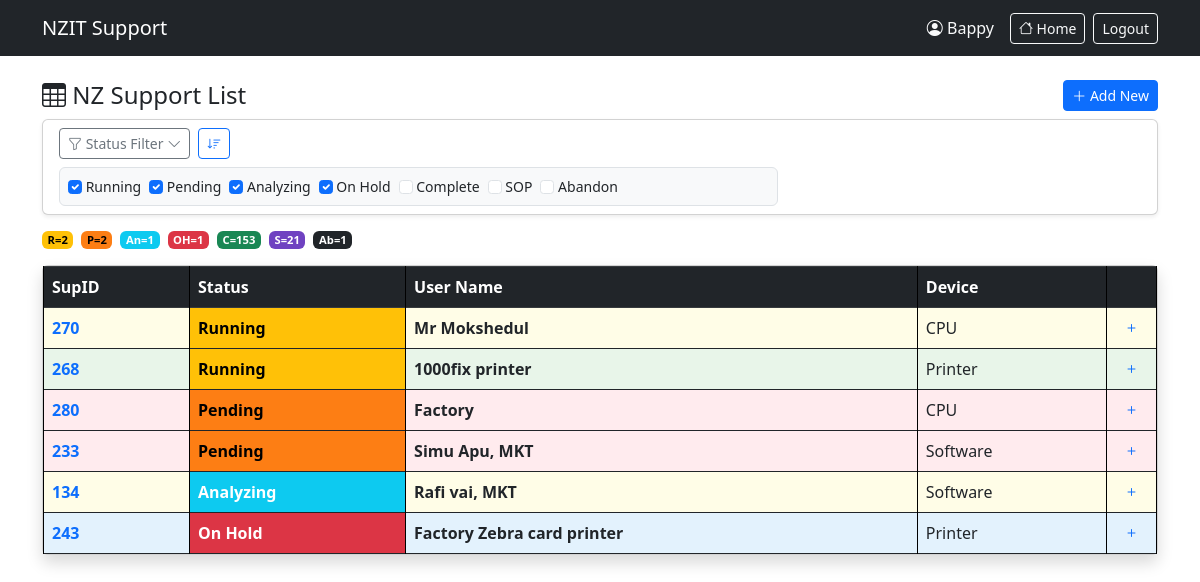
/nzsupportlist.php (signed in), run on the app's committed database.
### tables this page shows
CREATE TABLE `nzsupportlist` (
  `id` int(11) NOT NULL AUTO_INCREMENT,
  `sup_id` varchar(50) NOT NULL,
  `status` varchar(50) DEFAULT 'Pending',
  `user_name` varchar(100) NOT NULL,
  `device` varchar(200) DEFAULT NULL,
  `support_person` varchar(100) DEFAULT NULL,
  `start_date` date DEFAULT NULL,
  `description` text DEFAULT NULL,
  `remarks` text DEFAULT NULL,
  `deadline` date DEFAULT NULL,
  `remaining_days` int(11) DEFAULT 0,
  `end_date` date DEFAULT NULL,
  `created_at` timestamp NOT NULL DEFAULT current_timestamp(),
  PRIMARY KEY (`id`)
);

### config.php (called while the page is built, shortened)
<?php
function isLoggedIn() {
    return isset($_SESSION['user_id']);
}
function isAdmin() {
    return isset($_SESSION['role']) && $_SESSION['role'] === 'admin';
}
function hasPagePermission($pageName, $perm) {
    return isset($_SESSION['page_perms'][$pageName][$perm]) && $_SESSION['page_perms'][$pageName][$perm] == 1;
}

### nzsupportlist.php (the view, shortened to what this page needs)
<?php
require_once 'config.php';
$statuses = $conn->query("SELECT * FROM statuses ORDER BY sort_order");
$status_order = []; $colors = []; $text_colors = [];
if ($statuses && $statuses->num_rows > 0) {
    $statuses->data_seek(0);
    while ($s = $statuses->fetch_assoc()) {
        $status_order[$s['name']] = $s['abbreviation'] ?: substr($s['name'], 0, 2);
        $colors[$s['name']] = $s['color'];
        $text_colors[$s['name']] = $s['text_color'];
    }
}
$page = max(1, intval($_GET['page'] ?? 1));
$limit = 100;
$offset = ($page - 1) * $limit;
$raw_status = $_GET['status'] ?? [];
$selected_statuses = is_array($raw_status) ? $raw_status : [];
if (empty($selected_statuses) && !array_key_exists('status', $_GET)) {
    $selected_statuses = ['Running', 'Pending', 'Analyzing', 'On Hold'];
}
$where = [];
$params = [];
$types = '';
if (!empty($selected_statuses)) {
    $placeholders = implode(',', array_fill(0, count($selected_statuses), '?'));
    $where[] = "status IN ($placeholders)";
    $params = array_merge($params, $selected_statuses);
    $types .= str_repeat('s', count($selected_statuses));
}
$where_clause = $where ? 'WHERE ' . implode(' AND ', $where) : '';
$data_sql = "SELECT * FROM nzsupportlist $where_clause ORDER BY id DESC LIMIT $limit OFFSET $offset";
$stmt = $conn->prepare($data_sql);
if ($params) $stmt->bind_param($types, ...$params);
$stmt->execute();
$result = $stmt->get_result();
$status_counts = [];
$cnt_res = $conn->query("SELECT status, COUNT(*) AS cnt FROM nzsupportlist GROUP BY status");
if ($cnt_res) {
    while ($c = $cnt_res->fetch_assoc()) {
        $status_counts[$c['status']] = $c['cnt'];
    }
}
?>
<!DOCTYPE html>
<html lang="en">
<head>
    <link href="https://cdn.jsdelivr.net/npm/bootstrap@5.3.0/dist/css/bootstrap.min.css" rel="stylesheet">
    <link href="https://cdn.jsdelivr.net/npm/bootstrap-icons@1.11.0/font/bootstrap-icons.css" rel="stylesheet">
</head>
<body>
    <nav class="navbar navbar-expand-lg navbar-dark bg-dark">
        <div class="container">
            <a class="navbar-brand" href="index.php">NZIT Support</a>
            <div class="d-flex align-items-center gap-2">
                <?php if (isLoggedIn()): ?>
                    <span class="text-light me-2">
                        <i class="bi bi-person-circle"></i> <?= htmlspecialchars($_SESSION['username']) ?>
                    </span>
                    <a href="index.php" class="btn btn-outline-light btn-sm">
                        <i class="bi bi-house"></i> Home
                    </a>
                    <a href="logout.php" class="btn btn-outline-light btn-sm">Logout</a>
                <?php endif; ?>
            </div>
        </div>
    </nav>
    <div class="container py-4">
        <div class="d-flex flex-wrap justify-content-between align-items-center mb-2 gap-2">
            <h4 class="mb-0"><i class="bi bi-table"></i> NZ Support List</h4>
            <div class="d-flex gap-2">
                <?php if (isLoggedIn() && hasPagePermission('nzsupportlist', 'can_edit')): ?>
                    <button class="btn btn-primary btn-sm" data-bs-toggle="modal" data-bs-target="#addModal">
                        <i class="bi bi-plus-lg"></i> Add New
                    </button>
                <?php endif; ?>
            </div>
        </div>
        <form method="get" class="card shadow-sm mb-3">
            <div class="card-body py-2 px-3">
                <div class="row g-2 align-items-center">
                    <div class="col-md-8">
                        <div class="d-flex flex-wrap align-items-center gap-2">
                            <button class="btn btn-outline-secondary btn-sm" type="button" data-bs-toggle="collapse" data-bs-target="#statusFilterCollapse">
                                <i class="bi bi-funnel"></i> Status Filter <i class="bi bi-chevron-down"></i>
                            </button>
                            <button class="btn btn-outline-primary btn-sm" type="button" onclick="sortByPriority()" title="Sort by Priority"><i class="bi bi-sort-down"></i></button>
                        </div>
                        <div class="collapse show mt-2" id="statusFilterCollapse">
                            <div class="d-flex flex-wrap align-items-center gap-2 p-2 border rounded bg-light">
                                <?php foreach ($status_order as $st_name => $st_abbr):
                                    $checked = in_array($st_name, $selected_statuses) || (empty($selected_statuses) && in_array($st_name, ['Running','Pending','Analyzing','On Hold']));
                                ?>
                                    <label class="form-check-label small" style="cursor:pointer">
                                        <input type="checkbox" name="status[]" class="form-check-input status-filter" value="<?= $st_name ?>" <?= $checked ? 'checked' : '' ?> onchange="this.form.submit()">
                                        <?= $st_name ?>
                                    </label>
                                <?php endforeach; ?>
                            </div>
                        </div>
                    </div>
                </div>
            </div>
        </form>
        <div class="d-flex flex-wrap align-items-center gap-2 mb-3">
            <?php foreach ($status_order as $status => $abbr): ?>
                <?php $cnt = $status_counts[$status] ?? 0; ?>
                <span class="badge fw-bold" style="padding:0.2rem 0.35rem;background:<?= $colors[$status] ?>;color:<?= $text_colors[$status] ?>;font-size:0.7rem;">
                    <?= $abbr ?>=<?= $cnt ?>
                </span>
            <?php endforeach; ?>
        </div>
        <div class="card shadow">
            <div class="card-body p-0">
                <div class="table-responsive">
                    <table class="table table-bordered table-hover mb-0">
                        <thead class="table-dark">
                            <tr>
                                <th>SupID</th>
                                <th>Status</th>
                                <th>User Name</th>
                                <th>Device</th>
                                <th width="50"></th>
                            </tr>
                        </thead>
                        <tbody>
                            <?php if ($result && $result->num_rows > 0): ?>
                                <?php $shade_idx = 0; while ($row = $result->fetch_assoc()): ?>
                                    <tr class="main-row shade-<?= $shade_idx ?>" data-id="<?= $row['id'] ?>">
                                        <td style="cursor:pointer;" class="sup-id-cell">
                                            <strong class="text-primary"><?= htmlspecialchars($row['sup_id']) ?></strong>
                                        </td>
                                        <?php
                                        $st = trim($row['status']);
                                        $bg = $colors[$st] ?? '#6c757d';
                                        $tc = $text_colors[$st] ?? '#fff';
                                        ?>
                                        <td class="status-cell" style="cursor:pointer;background:<?= $bg ?>;color:<?= $tc ?>;">
                                            <span class="status-badge fw-bold"><?= htmlspecialchars($row['status']) ?></span>
                                        </td>
                                        <td><strong><?= htmlspecialchars($row['user_name']) ?></strong></td>
                                        <td><?= htmlspecialchars($row['device']) ?></td>
                                        <td class="text-center" style="cursor:pointer;">
                                            <i class="bi bi-plus toggle-icon text-primary"></i>
                                        </td>
                                    </tr>
                                <?php $shade_idx = ($shade_idx + 1) % 4; endwhile; ?>
                            <?php endif; ?>
                        </tbody>
                    </table>
                </div>
            </div>
        </div>
    </div>
</body>
</html>

### nzsupportlist.php (style rules this page uses)
.main-row td { vertical-align: middle; }
.table-bordered, .table-bordered td, .table-bordered th { border-color: #000 !important; }
.table-bordered { border: none !important; }
.main-row.shade-0 td:not(.status-cell) { background: #ffebee; }
.main-row.shade-1 td:not(.status-cell) { background: #fffde7; }
.main-row.shade-2 td:not(.status-cell) { background: #e8f5e9; }
.main-row.shade-3 td:not(.status-cell) { background: #e3f2fd; }
.main-row { transition: all 0.2s ease; }
.status-cell { font-weight: 600; }
.table-responsive { overflow-x: auto; -webkit-overflow-scrolling: touch; }

### data on the page
nzsupportlist: sup "280", status "Pending", user_name "Factory", device "CPU"
nzsupportlist: sup "270", status "Running", user_name "Mr Mokshedul", device "CPU"
nzsupportlist: sup "268", status "Running", user_name "1000fix printer", device "Printer"
nzsupportlist: sup "243", status "On Hold", user_name "Factory Zebra card printer", device "Printer"
nzsupportlist: sup "233", status "Pending", user_name "Simu Apu, MKT", device "Software"
nzsupportlist: sup "134", status "Analyzing", user_name "Rafi vai, MKT", device "Software"

### other printed values
$_SESSION['username'] "Bappy"
$st_name "Running"
$st_name "Pending"
$st_name "Analyzing"
$st_name "On Hold"
$st_name "Complete"
$st_name "SOP"
$st_name "Abandon"
$abbr "R"
$cnt "2"
$abbr "P"
$abbr "An"
$cnt "1"
$abbr "OH"
$abbr "C"
